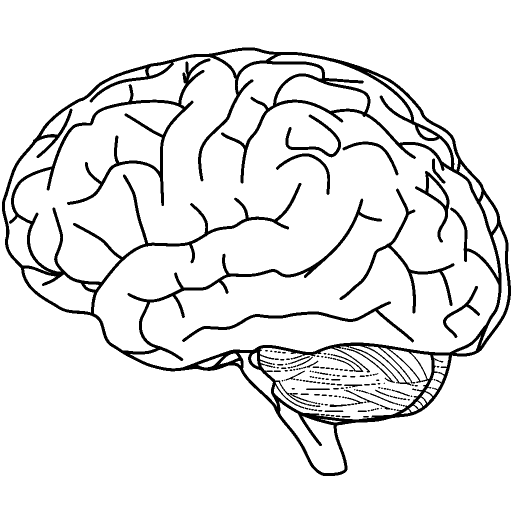
#> input picture images/brain-line-reference.png, 1024 x 1047 px, found by its file name (shown at 1/2 size)
$ python generate_brain_paths.py images/brain-line-reference.png /
#> lines starting #> are read from the running program, lines starting #| are printed output that depends on the picture; after the words box and inside, x2 and y2 are one past the last pixel; in counts of white or black regions, pixels touching at a corner belong together
"""Trace the supplied anatomical line drawing into compact typographic paths.

Run from the repository root:
    python3 _tools/generate_brain_paths.py images/brain-line-reference.png \
        assets/js/home-brain-paths.js
"""

from __future__ import annotations

import json
import math
import sys
from pathlib import Path

import numpy as np
from PIL import Image, ImageDraw, ImageFilter


REGION_LABELS = {
    "cortex": ["CORTEX", "CEREBRAL CORTEX", "CORTICAL SURFACE"],
    "prefrontal": ["PREFRONTAL", "PREFRONTAL CORTEX", "SUPERIOR FRONTAL GYRUS", "MIDDLE FRONTAL GYRUS", "ORBITOFRONTAL CORTEX"],
    "language": ["BROCA'S AREA", "INFERIOR FRONTAL GYRUS", "PARS OPERCULARIS", "PARS TRIANGULARIS"],
    "motor": ["MOTOR CORTEX", "PRECENTRAL GYRUS", "CENTRAL SULCUS", "PRIMARY MOTOR CORTEX"],
    "somatosensory": ["SOMATOSENSORY", "POSTCENTRAL GYRUS", "SOMATOSENSORY CORTEX"],
    "parietal": ["PARIETAL", "PARIETAL CORTEX", "INTRAPARIETAL SULCUS", "SUPERIOR PARIETAL LOBULE", "SUPRAMARGINAL GYRUS"],
    "angular": ["ANGULAR GYRUS", "TEMPOROPARIETAL JUNCTION", "SUPRAMARGINAL GYRUS"],
    "auditory": ["AUDITORY CORTEX", "SUPERIOR TEMPORAL GYRUS", "LATERAL SULCUS", "HESCHL'S GYRUS"],
    "temporal": ["TEMPORAL", "TEMPORAL CORTEX", "MIDDLE TEMPORAL GYRUS", "INFERIOR TEMPORAL GYRUS", "TEMPORAL POLE"],
    "visual": ["VISUAL CORTEX", "PRIMARY VISUAL CORTEX", "CALCARINE SULCUS"],
    "occipital": ["OCCIPITAL", "OCCIPITAL LOBE", "VISUAL ASSOCIATION CORTEX"],
    "cerebellum": ["CEREBELLUM", "CEREBELLAR CORTEX", "CRUS I", "CRUS II", "LOBULE VI"],
    "brainstem": ["BRAINSTEM", "MIDBRAIN", "PONS", "MEDULLA"],
}


def skeletonize(mask: np.ndarray) -> np.ndarray:
    """Zhang-Suen thinning implemented with vectorized NumPy operations."""
    image = np.pad(mask.astype(np.uint8), 1)

    while True:
        changed = False
        for phase in (0, 1):
            center = image[1:-1, 1:-1]
            p2 = image[:-2, 1:-1]
            p3 = image[:-2, 2:]
            p4 = image[1:-1, 2:]
            p5 = image[2:, 2:]
            p6 = image[2:, 1:-1]
            p7 = image[2:, :-2]
            p8 = image[1:-1, :-2]
            p9 = image[:-2, :-2]
            neighbours = p2 + p3 + p4 + p5 + p6 + p7 + p8 + p9
            transitions = (
                ((p2 == 0) & (p3 == 1)).astype(np.uint8)
                + ((p3 == 0) & (p4 == 1)).astype(np.uint8)
                + ((p4 == 0) & (p5 == 1)).astype(np.uint8)
                + ((p5 == 0) & (p6 == 1)).astype(np.uint8)
                + ((p6 == 0) & (p7 == 1)).astype(np.uint8)
                + ((p7 == 0) & (p8 == 1)).astype(np.uint8)
                + ((p8 == 0) & (p9 == 1)).astype(np.uint8)
                + ((p9 == 0) & (p2 == 1)).astype(np.uint8)
            )
            remove = (center == 1) & (neighbours >= 2) & (neighbours <= 6) & (transitions == 1)
            if phase == 0:
                remove &= (p2 * p4 * p6 == 0) & (p4 * p6 * p8 == 0)
            else:
                remove &= (p2 * p4 * p8 == 0) & (p2 * p6 * p8 == 0)
            if np.any(remove):
                center[remove] = 0
                changed = True
        if not changed:
            return image[1:-1, 1:-1].astype(bool)


def make_graph(skeleton: np.ndarray) -> dict[tuple[int, int], list[tuple[int, int]]]:
    pixels = {tuple(point) for point in np.argwhere(skeleton)}
    graph: dict[tuple[int, int], list[tuple[int, int]]] = {}
    orthogonal = ((-1, 0), (0, 1), (1, 0), (0, -1))
    diagonal = ((-1, -1), (-1, 1), (1, 1), (1, -1))

    for y, x in pixels:
        neighbours = [(y + dy, x + dx) for dy, dx in orthogonal if (y + dy, x + dx) in pixels]
        for dy, dx in diagonal:
            candidate = (y + dy, x + dx)
            if candidate not in pixels:
                continue
            # Avoid triangular shortcuts around a one-pixel orthogonal bend.
            if (y + dy, x) in pixels or (y, x + dx) in pixels:
                continue
            neighbours.append(candidate)
        graph[(y, x)] = neighbours
    return graph


def trace_paths(graph: dict[tuple[int, int], list[tuple[int, int]]]) -> list[list[tuple[int, int]]]:
    nodes = {point for point, neighbours in graph.items() if len(neighbours) != 2}
    visited: set[frozenset[tuple[int, int]]] = set()
    paths: list[list[tuple[int, int]]] = []

    def walk(start: tuple[int, int], first: tuple[int, int]) -> list[tuple[int, int]]:
        path = [start, first]
        previous, current = start, first
        visited.add(frozenset((start, first)))
        while current not in nodes:
            choices = [point for point in graph[current] if point != previous]
            if not choices:
                break
            following = choices[0]
            edge = frozenset((current, following))
            if edge in visited:
                break
            visited.add(edge)
            path.append(following)
            previous, current = current, following
        return path

    for node in sorted(nodes):
        for neighbour in graph[node]:
            if frozenset((node, neighbour)) not in visited:
                paths.append(walk(node, neighbour))

    # Closed loops contain no graph node, so collect any edges not reached above.
    for point, neighbours in graph.items():
        for neighbour in neighbours:
            if frozenset((point, neighbour)) not in visited:
                paths.append(walk(point, neighbour))
    return paths


def length(points: list[tuple[float, float]]) -> float:
    return sum(math.dist(a, b) for a, b in zip(points, points[1:]))


# [109 lines left out: functions resample, split_path, region_for, enclosed_interior, not called in this run]


def rectangle_sum(integral: np.ndarray, left: int, top: int, right: int, bottom: int) -> int:
    return int(integral[bottom, right] - integral[top, right] - integral[bottom, left] + integral[top, left])


# [87 lines left out: function generate_labels, not called in this run]


def build(source: Path, destination: Path) -> None:
    image = Image.open(source).convert("RGBA")
#> image is the input picture: PIL image 1024x1047 RGBA; mean R, G, B, A 0, 0, 0, 21.4
    alpha = np.asarray(image.getchannel("A")) > 127
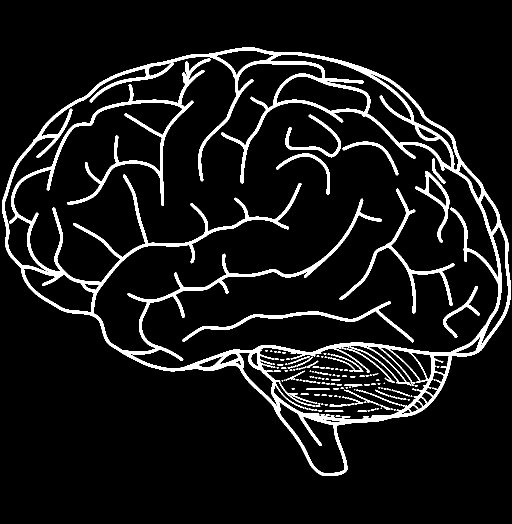
#> alpha: shape (1047, 1024) bool (shown at 1/2 size); 8.4% white; 115 white regions (55 under 20 px), largest, box (x1, y1, x2, y2) and area: (4, 95, 1022, 952) 72894, (679, 377, 909, 627) 3604, (364, 603, 828, 685) 3189
    rows, columns = np.where(alpha)
    top, bottom = int(rows.min()), int(rows.max())
#> top = 95; bottom = 951
    left, right = int(columns.min()), int(columns.max())
#> left = 4; right = 1021
    cropped = alpha[top : bottom + 1, left : right + 1]
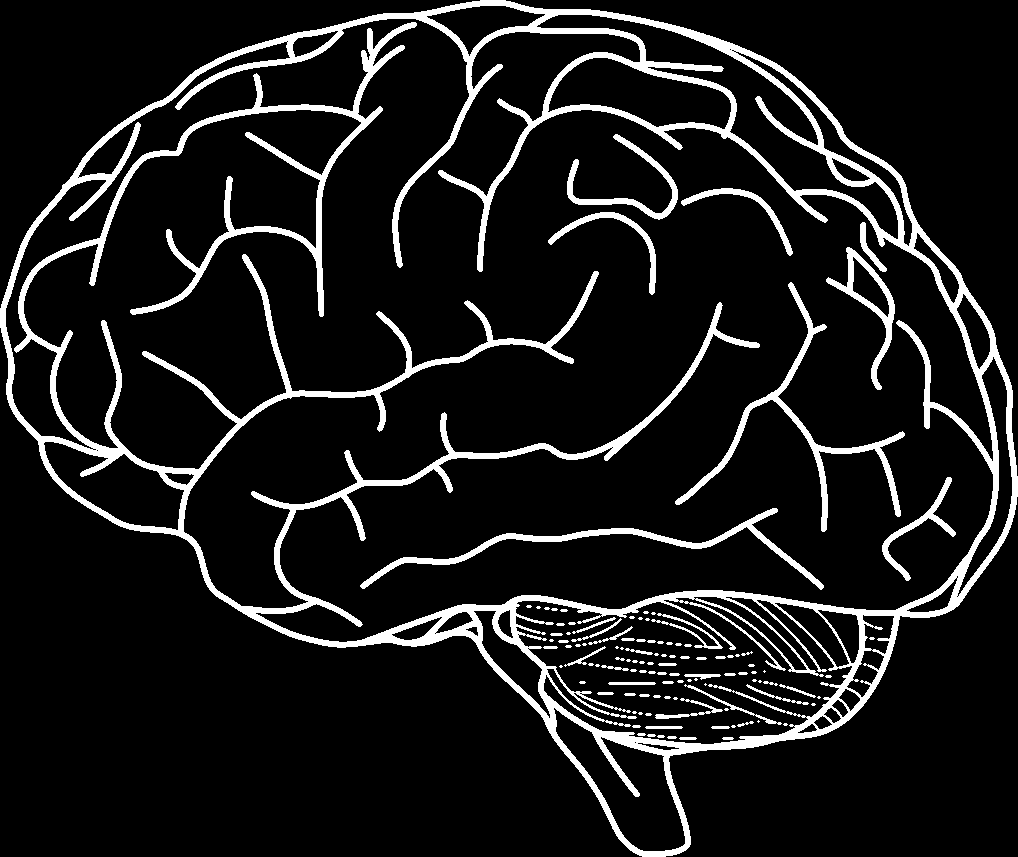
#> cropped: shape (857, 1018) bool; 10.3% white; 115 white regions (55 under 20 px), largest, box (x1, y1, x2, y2) and area: (0, 0, 1018, 857) 72894, (675, 282, 905, 532) 3604, (360, 508, 824, 590) 3189
    graph = make_graph(skeletonize(cropped))
#> in skeletonize, `image = np.pad(mask.astype(np.uint8), 1)`:
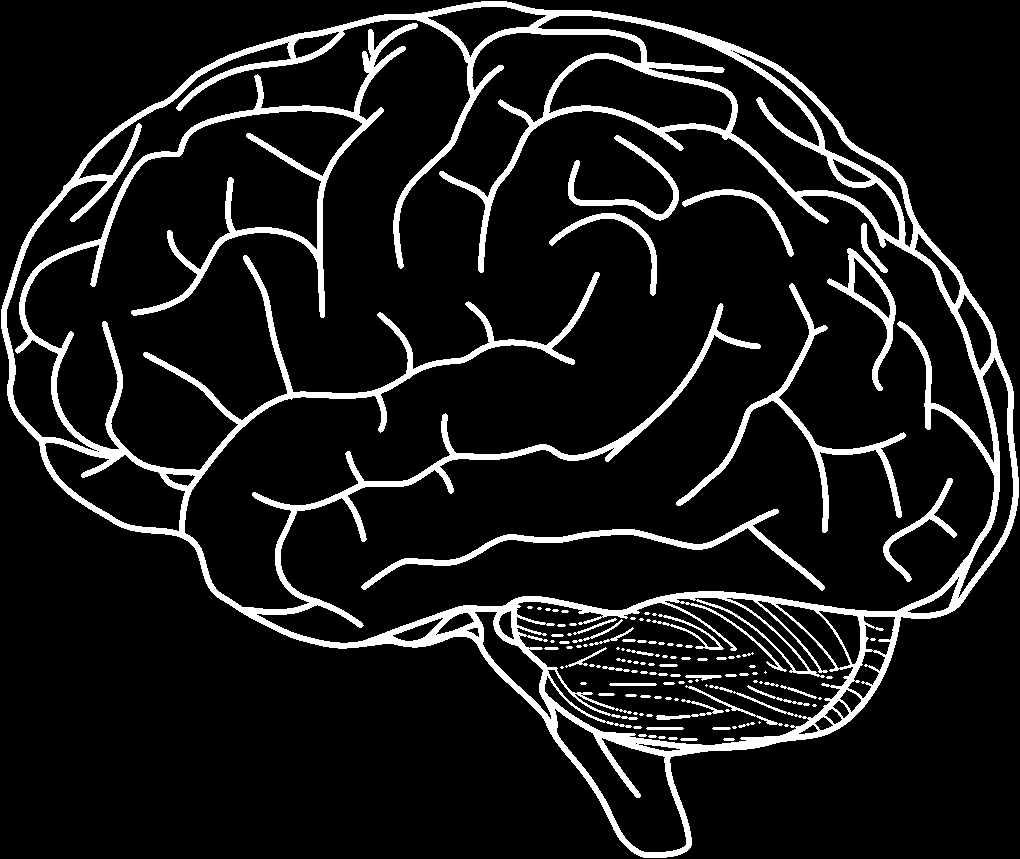
#> image: shape (859, 1020); values 0 (black) and 1 (white), 10.3% white; 115 white regions (55 under 20 px), largest, box (x1, y1, x2, y2) and area: (1, 1, 1019, 858) 72894, (676, 283, 906, 533) 3604, (361, 509, 825, 591) 3189
#> after the loop in skeletonize, `while True:`:
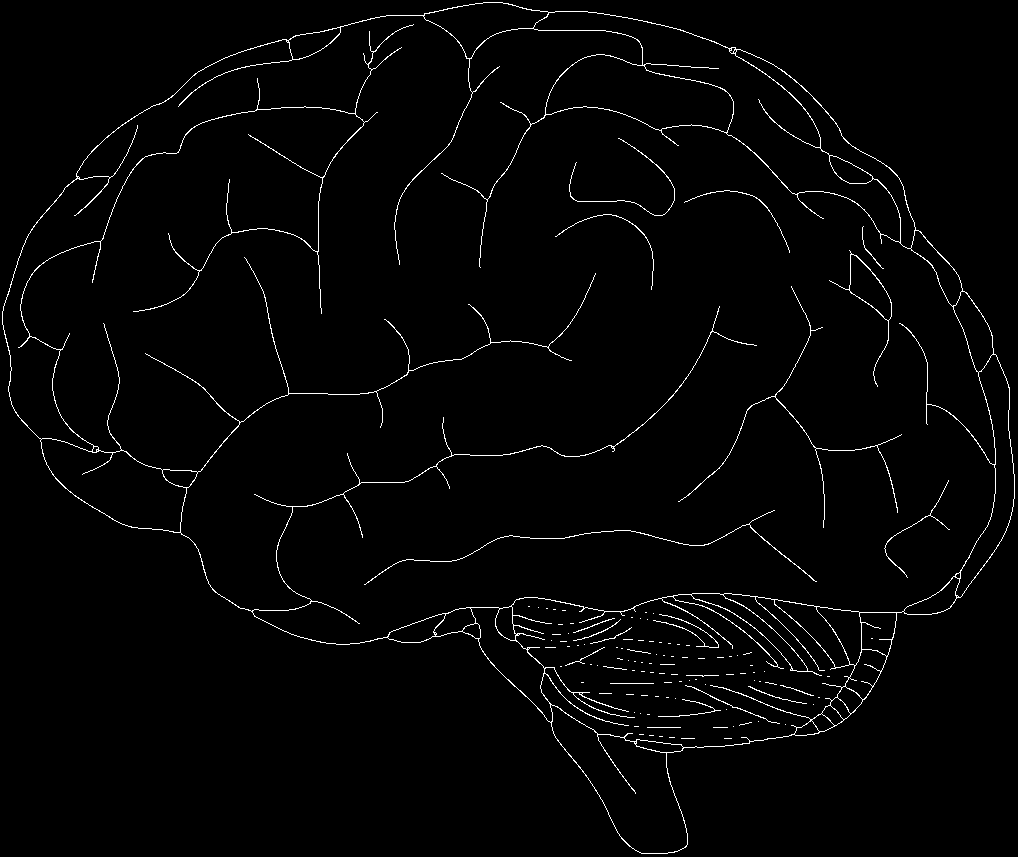
#> center: shape (857, 1018); values 0 (black) and 1 (white), 1.9% white in thin lines or dots
#> after the loop in skeletonize, `while True:`: remove: shape (857, 1018) bool; every value is 0
#> in make_graph, `pixels = {tuple(point) for point in np.argwhere(skeleton)}`: pixels = 16503 items
#> the loop in make_graph, `for y, x in pixels:` made 16503 passes
#> (y, x) on passes 1 to 3: (693, 601), (557, 969), (450, 843)
#> graph = 16503 items
    raw_paths = trace_paths(graph)
#> in trace_paths, `nodes = {point for point, neighbours in graph.items() if len(neighbour..`: nodes = 478 items
#> in walk, `path = [start, first]`: path = [(12, 548), (12, 549)]
#> in walk, `previous, current = start, first`: previous = (12, 548); current = (12, 549)
#> the loop in walk, `while current not in nodes:` made 189 passes
#> (previous, current) on passes 1 to 3: ((12, 549), (12, 550)), ((12, 550), (12, 551)), ((12, 551), (12, 552))
#> after the loop in walk, `while current not in nodes:`: path = 191 pairs, first value 11 to 48, second value 548 to 729; visited = 190 items

    height, width = cropped.shape
    output_paths = []
    for raw in raw_paths:
        if length([(float(x), float(y)) for y, x in raw]) < 18:
            continue
        sampled = resample(raw)
        for chunk in split_path(sampled):
            path_length = length(chunk)
            if path_length < 18:
                continue
            center_x = sum(point[0] for point in chunk) / len(chunk)
            center_y = sum(point[1] for point in chunk) / len(chunk)
            u, v = center_x / width, center_y / height
            region = region_for(u, v, path_length)
            normalized = [
                [round((x / width - 0.5) * 2.05, 4), round((0.5 - y / height) * 1.9, 4)]
                for x, y in chunk
            ]
            output_paths.append({"region": region, "points": normalized})

    labels = generate_labels(enclosed_interior(cropped))

    payload = {
        "source": source.name,
        "crop": [left, top, right + 1, bottom + 1],
        "paths": output_paths,
        "labels": labels,
    }
    destination.parent.mkdir(parents=True, exist_ok=True)
    destination.write_text(
        "/* Generated from the uploaded anatomical line drawing. */\n"
        "window.NEURECA_BRAIN_PATHS="
        + json.dumps(payload, separators=(",", ":"))
        + ";\n",
        encoding="utf-8",
    )
    print(f"Wrote {len(output_paths)} paths and {len(labels)} labels to {destination}")


if __name__ == "__main__":
    if len(sys.argv) != 3:
        raise SystemExit("usage: generate_brain_paths.py SOURCE.png DESTINATION.js")
    build(Path(sys.argv[1]), Path(sys.argv[2]))
